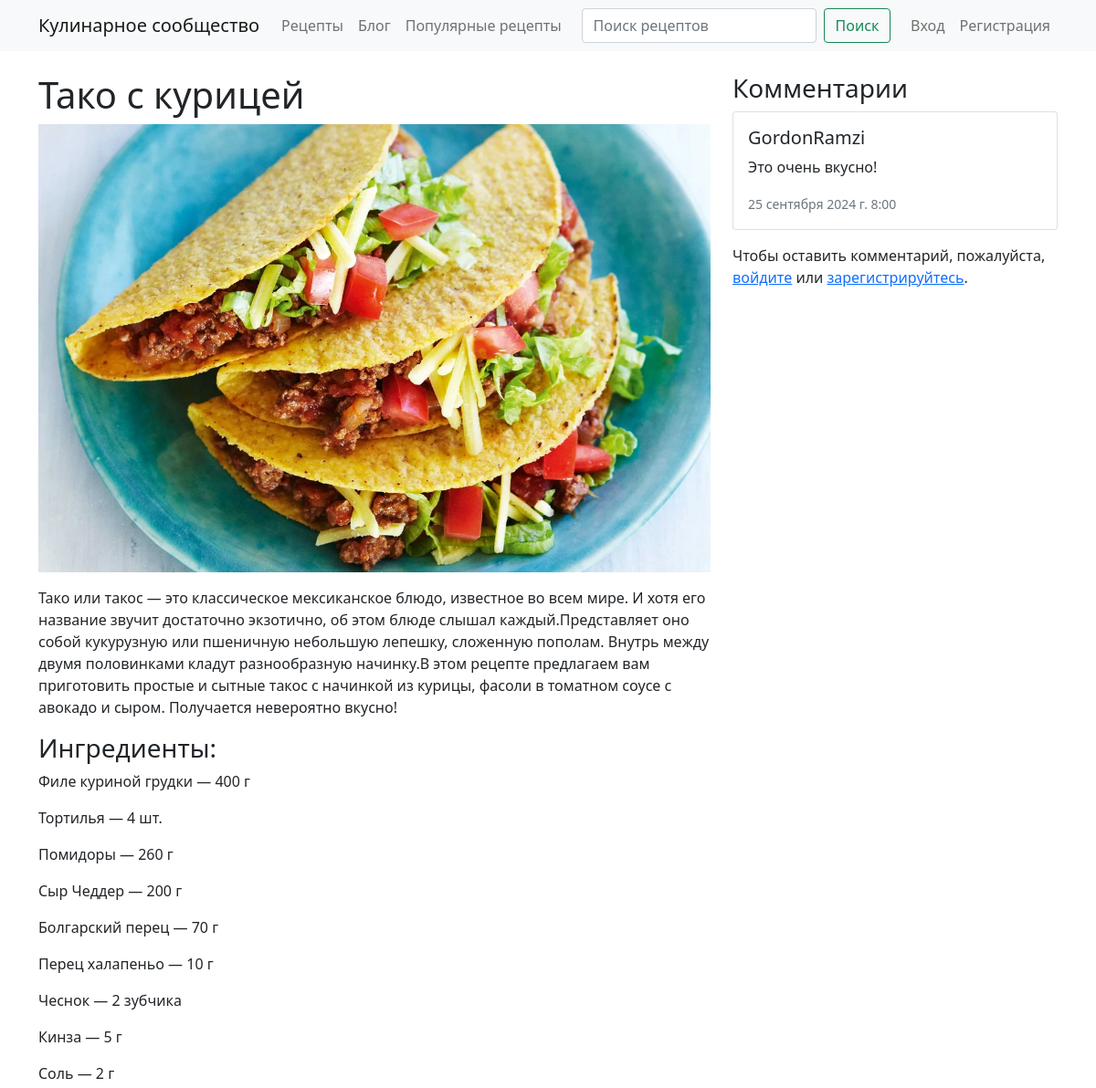
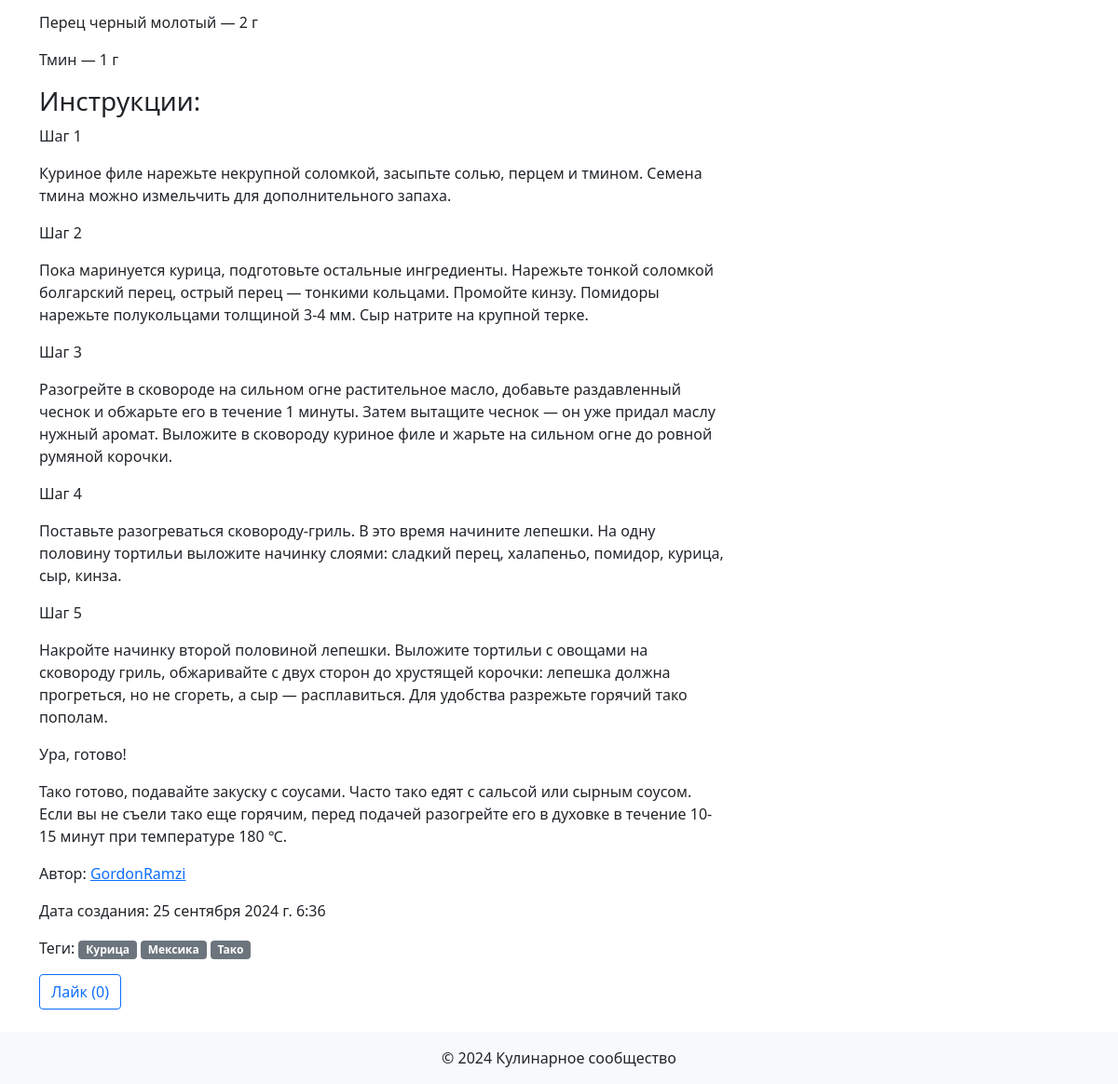
The page /recipe/52/ on the database its author committed (2 pictures, top to bottom).
### recipes/models.py (models this page shows, shortened)
class Recipe(models.Model):
    title = models.CharField(max_length=200)
    description = models.TextField()
    ingredients = models.TextField()
    instructions = models.TextField()
    image = models.ImageField(upload_to='recipes/', blank=True, null=True)
    author = models.ForeignKey(User, on_delete=models.CASCADE)
    created_at = models.DateTimeField(auto_now_add=True)
    updated_at = models.DateTimeField(auto_now=True)
    tags = TaggableManager()
    likes = models.ManyToManyField(User, related_name='liked_recipes', blank=True)
    objects = models.Manager()
    popular = PopularRecipeManager()

class Comment(models.Model):
    recipe = models.ForeignKey(Recipe, on_delete=models.CASCADE, related_name='comments')
    author = models.ForeignKey(User, on_delete=models.CASCADE)
    text = models.TextField()
    created_at = models.DateTimeField(auto_now_add=True)

### recipes/views.py (the view)
# urls.py: path('recipe/<int:pk>/', views.recipe_detail, name='recipe_detail'),
def recipe_detail(request, pk):
    recipe = get_object_or_404(Recipe, pk=pk)
    ingredients = recipe.ingredients.split('\n')
    instructions = recipe.instructions.split('\n')
    comments = recipe.comments.all().order_by('-created_at')
    paginator = Paginator(comments, 10)  # 10 комментариев на страницу
    page_number = request.GET.get('page')
    comments_page = paginator.get_page(page_number)
    if request.method == 'POST':
        comment_form = CommentForm(request.POST)
        if comment_form.is_valid():
            new_comment = comment_form.save(commit=False)
            new_comment.recipe = recipe
            new_comment.author = request.user
            new_comment.save()
            return redirect('recipe_detail', pk=pk)
    else:
        comment_form = CommentForm()
    return render(request, 'recipes/recipe_detail.html', {
        'recipe': recipe,
        'ingredients': ingredients,
        'instructions': instructions,
        'comments': comments_page,
        'comment_form': comment_form
    })

### recipes/forms.py
class CommentForm(forms.ModelForm):
    class Meta:
        model = Comment
        fields = ['text']
        widgets = {
            'text': forms.Textarea(attrs={'class': 'form-control', 'rows': 3}),
        }

### templates/recipes/recipe_detail.html (shortened to what this page needs)
{% extends 'base.html' %}
{% block content %}
    <div class="row">
        <div class="col-md-8">
            <h1>{{ recipe.title }}</h1>
            {% if recipe.image %}
                <img src="{{ recipe.image.url }}" class="img-fluid mb-3" alt="{{ recipe.title }}">
            {% endif %}
            <p>{{ recipe.description }}</p>
            <h3>Ингредиенты:</h3>
            {% for ingredient in ingredients %}
                <p>{{ ingredient }}</p>
            {% endfor %}
            <h3>Инструкции:</h3>
            {% for step in instructions %}
                <p>{{ step }}</p>
            {% endfor %}
            <p>Автор: <a href="{% url 'user_recipes' recipe.author.username %}">{{ recipe.author.username }}</a></p>
            <p>Дата создания: {{ recipe.created_at }}</p>
            <p>Теги:
                {% for tag in recipe.tags.all %}
                    <span class="badge bg-secondary">{{ tag.name }}</span>
                {% endfor %}
            </p>
            <form action="{% url 'like_recipe' recipe.pk %}" method="post">
                <button type="submit" class="btn btn-outline-primary">
                    {% if user in recipe.likes.all %}
                        Убрать лайк
                    {% else %}
                        Лайк
                    {% endif %}
                    ({{ recipe.likes.count }})
                </button>
            </form>
        </div>
        <div class="col-md-4">
            <h3>Комментарии</h3>
            {% for comment in comments %}
                <div class="card mb-3">
                    <div class="card-body">
                        <h5 class="card-title">{{ comment.author.username }}</h5>
                        <p class="card-text">{{ comment.text }}</p>
                        <p class="card-text"><small class="text-muted">{{ comment.created_at }}</small></p>
                    </div>
                </div>
            {% empty %}
                <p>Комментариев пока нет.</p>
            {% endfor %}
            {% if user.is_authenticated %}
                <h4>Добавить комментарий</h4>
                <form method="post">
                    {% csrf_token %}
                    {{ comment_form.as_p }}
                    <button type="submit" class="btn btn-primary">Отправить</button>
                </form>
            {% else %}
                <p>Чтобы оставить комментарий, пожалуйста, <a href="{% url 'login' %}">войдите</a> или
                    <a href="{% url 'register' %}">зарегистрируйтесь</a>.</p>
            {% endif %}
        </div>
    </div>
{% endblock %}

### rows shown on the page
Recipe: title "Тако с курицей", image (picture), description "Тако или такос — это классическое мексиканское блюдо, известное во всем мире. И хотя его название звучит достаточно экзотично, об этом блюде слышал каждый.Представляет оно собой кукурузную или пшеничную небольшую лепешку, сложенную пополам. Внутрь между двумя половинками кладут разнообразную начинку.В этом рецепте предлагаем вам приготовить простые и сытные такос с начинкой из курицы, фасоли в томатном соусе с авокадо и сыром. Получается невероятно вкусно!", author.username "GordonRamzi", created_at "25 сентября 2024 г. 6:36", likes.count "0"
Tag: name "Курица"
Tag: name "Мексика"
Tag: name "Тако"
Comment: author.username "GordonRamzi", text "Это очень вкусно!", created_at "25 сентября 2024 г. 8:00"

### other values the page prints
{{ ingredient }} "Филе куриной грудки — 400 г" "Тортилья — 4 шт." "Помидоры — 260 г" "Сыр Чеддер — 200 г" "Болгарский перец — 70 г" "Перец халапеньо — 10 г" "Чеснок — 2 зубчика" "Кинза — 5 г" "Соль — 2 г" "Перец черный молотый — 2 г" "Тмин — 1 г"
{{ step }} "Шаг 1" "Куриное филе нарежьте некрупной соломкой, засыпьте солью, перцем и тмином. Семена тмина можно измельчить для дополнительного запаха." "Шаг 2" "Шаг 3" "Шаг 4" "Поставьте разогреваться сковороду-гриль. В это время начините лепешки. На одну половину тортильи выложите начинку слоями: сладкий перец, халапеньо, помидор, курица, сыр, кинза." "Шаг 5" "Ура, готово!"
